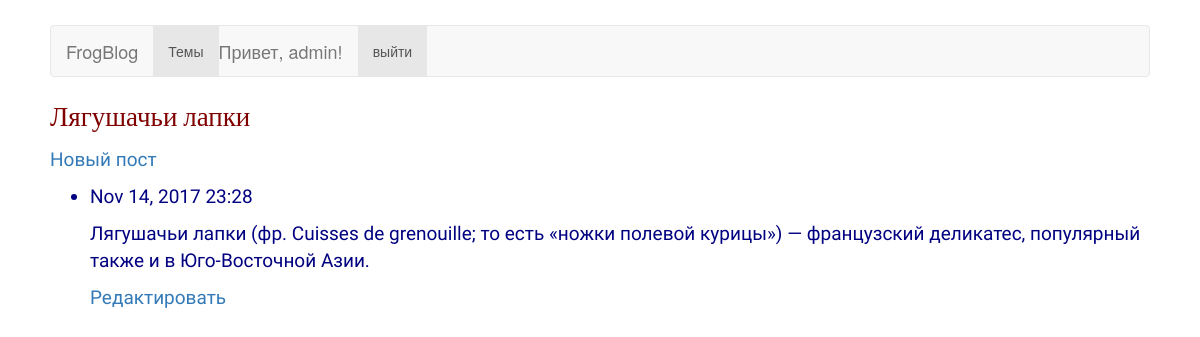
The page /topics/3/ (signed in) on the database its author committed.
### froggy/models.py (models this page shows, shortened)
class Topic(models.Model):
	text = models.CharField(max_length=150)
	date_added = models.DateTimeField(auto_now_add=True)
	owner = models.ForeignKey(User)
	def __str__(self):
		return self.text

class Entry(models.Model):
	topic = models.ForeignKey(Topic)
	text = models.TextField()
	date_added = models.DateTimeField(auto_now_add=True)
	class Meta:
		verbose_name_plural = 'entries'

### froggy/views.py (the view)
# urls.py: url(r'^topics/(?P<topic_id>\d+)/$', views.topic, name='topic'),
@login_required
def topic(request, topic_id):
	topic = Topic.objects.get(id=topic_id)
	if topic.owner != request.user:
		raise Http404
	entries = topic.entry_set.order_by('-date_added')
	context = {'topic':topic, 'entries':entries}
	return render(request, 'froggy/topic.html', context)

### froggy/templates/froggy/topic.html (shortened to what this page needs)
<!DOCTYPE html>
{% extends "froggy/base.html" %}
{% block content %}
{% load staticfiles %}
{% load bootstrap3 %}
<html>
<head>
	{% bootstrap_css %}
</head>
<body id="pad">
	<div id="txt">
	<p style="font-family: Lobster; color: maroon; font-size: 27px;">{{ topic }}</p>
	<p>
		<a href="{% url 'froggy:new_entry' topic.id %}">Новый пост</a>
	</p>
	<ul>
	{% for entry in entries %}
	  <li>
	  	<p>{{ entry.date_added|date:'M d, Y H:i' }}</p>
	  	<p>{{ entry.text|linebreaks }}</p>
	  	<p>
	  	  <a href="{% url 'froggy:edit_entry' entry.id %}">Редактировать</a>
	  	</p>
	  </li>
	{% empty %}
	  <li>
	  	Пока здесь ничего нет...
	  </li>
	{% endfor %}
	</ul>
	</div>
</body>
</html>
{% endblock content %}

### froggy/templates/froggy/base.html (shortened to what this page needs)
<nav class="navbar navbar-default">
  <div class="container-fluid">
	<div class="navbar-header">
	  <a class="navbar-brand" href="{% url 'froggy:home' %}">FrogBlog</a>
	</div>
	<div class="collapse navbar-collapse" id="nav-content">
		<ul class="nav navbar-nav">
	  	  <li class="active"><a href="{% url 'froggy:topics' %}">Темы</a></li>
	  	  {% if user.is_authenticated %}
	  	  <li class="navbar-brand">
	  	  	<p>Привет, {{ user.username }}!</p>
	  	  </li>
	  	  <li class="active">
	  	  	  <a href="{% url 'users:logout' %}">выйти</a>
	  	  </li>
	  	  {% endif %}
	  	</ul>
	</div>
  </div>
</nav>
{% block content %}{% endblock content %}

### froggy/templates/froggy/base.html (style rules this page uses)
#pad { padding-top: 25px; padding-bottom: 25px; padding-right: 50px; padding-left: 50px; background: url('http://bgrounds.ru/_include/img/bgs/yellow-fabric.jpg'); }

### froggy/templates/froggy/topic.html (style rules this page uses)
#txt { font-family: Neucha, cursive; color: navy; font-size: 19px; }

### rows shown on the page
Topic: text "Лягушачьи лапки"
Entry: date_added "Nov 14, 2017 23:28", text "Лягушачьи лапки (фр. Cuisses de grenouille; то есть «ножки полевой курицы») — французский деликатес, популярный также и в Юго-Восточной Азии."

### other values the page prints
{{ user.username }} "admin"
